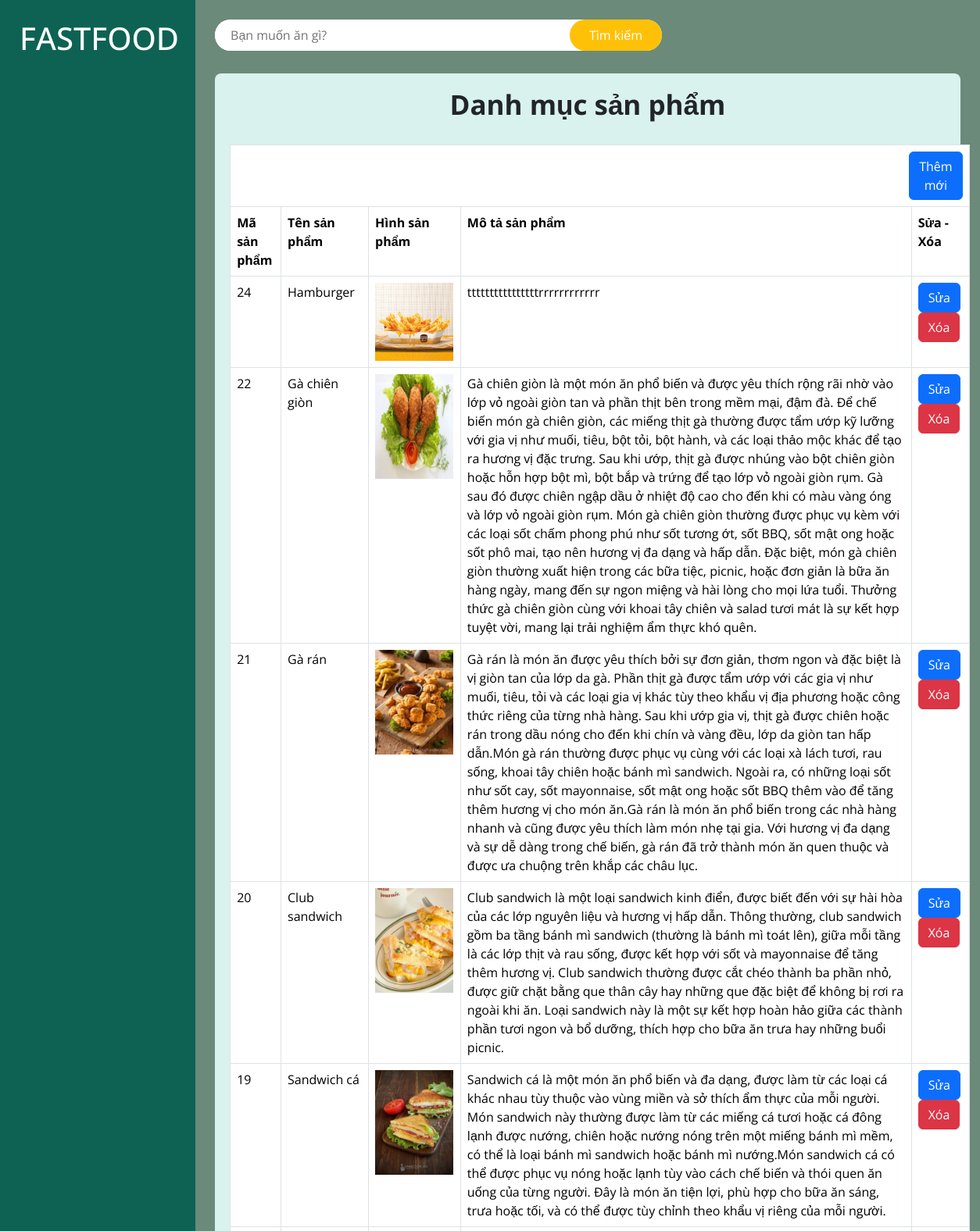
Page /admin/index.php?admin=sanpham (upper part) on the committed database.
### tables this page shows
CREATE TABLE `sanpham` (
  `idsp` int NOT NULL,
  `tensp` varchar(50) NOT NULL,
  `idloaisp` int NOT NULL,
  `idncc` int NOT NULL,
  `idhang` int NOT NULL,
  `motasp` text NOT NULL,
  `hddsp` varchar(50) NOT NULL
);

### admin/danhmucsp.php (the view, shortened to what this page needs)
<!DOCTYPE html>
<html lang="en">
<head>
</head>
<body>
    <table class="table table-bordered">
        <h3 style="text-align: center;  margin-bottom:30px; font-size: 35px; font-weight:bold;">Danh mục sản phẩm</h3>
        <tr>
            <td colspan="5"><a href="./index.php?admin=addsanpham"><button class="btn btn-primary" style=" margin-left:860px;">Thêm mới</button></a></td>
        </tr>
        <tr style="background: green;">
            <th>Mã sản phẩm</th>
            <th>Tên sản phẩm</th>
            <th>Hình sản phẩm</th>
            <th>Mô tả sản phẩm</th>
            <th>Sửa - Xóa</th>
        </tr>
        <?php
            include('../conect/ketnoi.php');
            $sql = "SELECT * FROM sanpham order by idsp DESC";
            $kq = mysqli_query($con, $sql);
            if (mysqli_num_rows($kq) > 0) {
                while ($row = mysqli_fetch_array($kq)) {
                    echo"<tr>";
                    echo "<td>".$row['idsp']."</td>";
                    echo "<td>".$row['tensp']."</td>";
                    echo "<td> <img src=../img/".$row['hddsp']. " width='100px' heigh='100px'></td>";
                    echo "<td>".$row['motasp']."</td>";
                    echo "<td><a href='index.php?admin=updatesp&id=$row[idsp]' class='btn btn-primary'>Sửa</a>
                    <a href='index.php?admin=delete&id=$row[idsp]' class='btn btn-danger'>Xóa</a></td>";
                    echo"</tr>";
                }
            }
        ?>
    </table>
</body>
</html>

### admin/index.css (style rules this page uses)
:root { --primaryColor: #0e6253; --secondaryColor: #ffc107; --whiteColor: #fff; --blackColor: #222; --softGreenColor: #d9f2ee; --darkGreyColor: #a7a7a7; --greyColor: #f5f5f5; }
* { margin: 0; padding: 0; box-sizing: border-box; outline: none; font-family: 'Open Sans', sans-serif; }
body { width: 100%; height: auto; display: flex; }

### rows in the picture
sanpham: idsp "24", tensp "Hamburger", hddsp (picture), motasp "ttttttttttttttttrrrrrrrrrrrr"
sanpham: idsp "22", tensp "Gà chiên giòn", hddsp (picture), motasp "Gà chiên giòn là một món ăn phổ biến và được yêu thích rộng rãi nhờ vào lớp vỏ ngoài giòn tan và phần thịt bên trong mềm mại, đậm đà. Để chế biến món gà chiên giòn, các miếng thịt gà thường được tẩm ướp kỹ lưỡng với gia vị như muối, tiêu, bột tỏi, bột hành, và các loại thảo mộc khác để tạo ra hương vị đặc trưng. Sau khi ướp, thịt gà được nhúng vào bột chiên giòn hoặc hỗn hợp bột mì, bột bắp và trứng để tạo lớp vỏ ngoài giòn rụm. Gà sau đó được chiên ngập dầu ở nhiệt độ cao cho đến khi có màu vàng óng và lớp vỏ ngoài giòn rụm. Món gà chiên giòn thường được phục vụ kèm với các loại sốt chấm phong phú như sốt tương ớt, sốt BBQ, sốt mật ong hoặc sốt phô mai, tạo nên hương vị đa dạng và hấp dẫn.…"
sanpham: idsp "21", tensp "Gà rán", hddsp (picture), motasp "Gà rán là món ăn được yêu thích bởi sự đơn giản, thơm ngon và đặc biệt là vị giòn tan của lớp da gà. Phần thịt gà được tẩm ướp với các gia vị như muối, tiêu, tỏi và các loại gia vị khác tùy theo khẩu vị địa phương hoặc công thức riêng của từng nhà hàng. Sau khi ướp gia vị, thịt gà được chiên hoặc rán trong dầu nóng cho đến khi chín và vàng đều, lớp da giòn tan hấp dẫn.Món gà rán thường được phục vụ cùng với các loại xà lách tươi, rau sống, khoai tây chiên hoặc bánh mì sandwich. Ngoài ra, có những loại sốt như sốt cay, sốt mayonnaise, sốt mật ong hoặc sốt BBQ thêm vào để tăng thêm hương vị cho món ăn.Gà rán là món ăn phổ biến trong các nhà hàng nhanh và cũng được yêu thích làm món nhẹ tại…"
sanpham: idsp "20", tensp "Club sandwich", hddsp (picture), motasp "Club sandwich là một loại sandwich kinh điển, được biết đến với sự hài hòa của các lớp nguyên liệu và hương vị hấp dẫn. Thông thường, club sandwich gồm ba tầng bánh mì sandwich (thường là bánh mì toát lên), giữa mỗi tầng là các lớp thịt và rau sống, được kết hợp với sốt và mayonnaise để tăng thêm hương vị. Club sandwich thường được cắt chéo thành ba phần nhỏ, được giữ chặt bằng que thân cây hay những que đặc biệt để không bị rơi ra ngoài khi ăn. Loại sandwich này là một sự kết hợp hoàn hảo giữa các thành phần tươi ngon và bổ dưỡng, thích hợp cho bữa ăn trưa hay những buổi picnic."
sanpham: idsp "19", tensp "Sandwich cá", hddsp (picture), motasp "Sandwich cá là một món ăn phổ biến và đa dạng, được làm từ các loại cá khác nhau tùy thuộc vào vùng miền và sở thích ẩm thực của mỗi người. Món sandwich này thường được làm từ các miếng cá tươi hoặc cá đông lạnh được nướng, chiên hoặc nướng nóng trên một miếng bánh mì mềm, có thể là loại bánh mì sandwich hoặc bánh mì nướng.Món sandwich cá có thể được phục vụ nóng hoặc lạnh tùy vào cách chế biến và thói quen ăn uống của từng người. Đây là món ăn tiện lợi, phù hợp cho bữa ăn sáng, trưa hoặc tối, và có thể được tùy chỉnh theo khẩu vị riêng của mỗi người."
